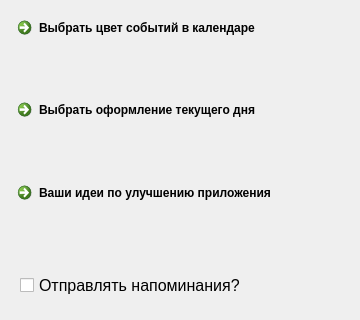
<?xml version="1.0" encoding="UTF-8"?>
<ui version="4.0">
 <class>Form</class>
 <widget class="QWidget" name="Form">
  <property name="geometry">
   <rect>
    <x>0</x>
    <y>0</y>
    <width>360</width>
    <height>320</height>
   </rect>
  </property>
  <property name="sizePolicy">
   <sizepolicy hsizetype="Preferred" vsizetype="Preferred">
    <horstretch>0</horstretch>
    <verstretch>0</verstretch>
   </sizepolicy>
  </property>
  <property name="minimumSize">
   <size>
    <width>360</width>
    <height>320</height>
   </size>
  </property>
  <property name="maximumSize">
   <size>
    <width>360</width>
    <height>320</height>
   </size>
  </property>
  <property name="windowTitle">
   <string>Настройки</string>
  </property>
  <widget class="QWidget" name="layoutWidget">
   <property name="geometry">
    <rect>
     <x>10</x>
     <y>10</y>
     <width>341</width>
     <height>241</height>
    </rect>
   </property>
   <layout class="QVBoxLayout" name="verticalLayout">
    <item>
     <widget class="QCommandLinkButton" name="commandButtonColorEvents">
      <property name="text">
       <string>Выбрать цвет событий в календаре</string>
      </property>
     </widget>
    </item>
    <item>
     <widget class="QCommandLinkButton" name="commandButtonColorToday">
      <property name="text">
       <string>Выбрать оформление текущего дня</string>
      </property>
     </widget>
    </item>
    <item>
     <widget class="QCommandLinkButton" name="commandLinkButtonOffers">
      <property name="text">
       <string>Ваши идеи по улучшению приложения</string>
      </property>
     </widget>
    </item>
   </layout>
  </widget>
  <widget class="QCheckBox" name="checkBoxEvent">
   <property name="enabled">
    <bool>true</bool>
   </property>
   <property name="geometry">
    <rect>
     <x>20</x>
     <y>270</y>
     <width>221</width>
     <height>31</height>
    </rect>
   </property>
   <property name="font">
    <font>
     <family>Segoe UI</family>
     <pointsize>12</pointsize>
    </font>
   </property>
   <property name="text">
    <string>Отправлять напоминания?</string>
   </property>
   <property name="checkable">
    <bool>true</bool>
   </property>
   <property name="checked">
    <bool>false</bool>
   </property>
   <property name="tristate">
    <bool>false</bool>
   </property>
  </widget>
 </widget>
 <resources/>
 <connections/>
</ui>
